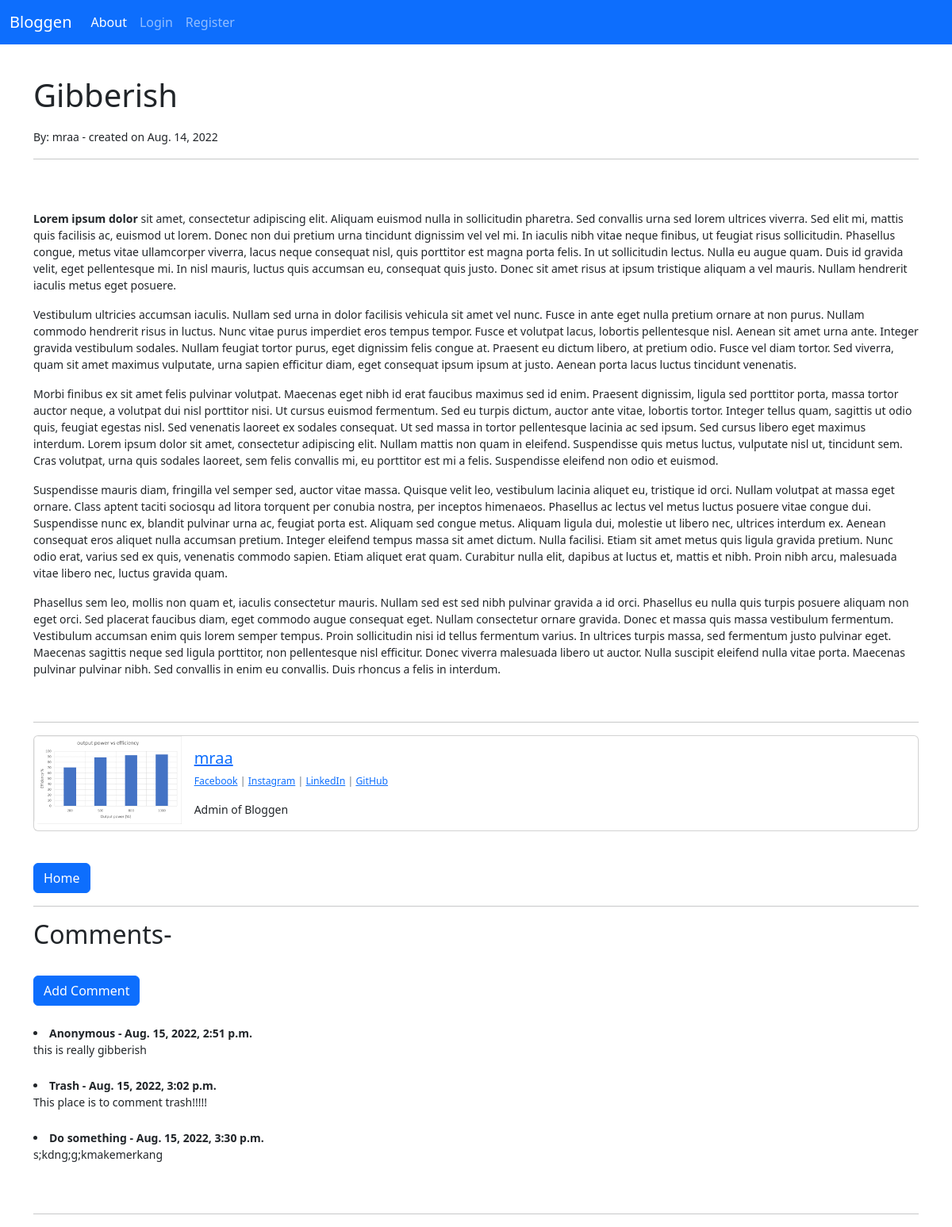
Page /article/6 on the committed database.
### myblog/models.py (models this page shows, shortened)
class Post(models.Model):
    title = models.CharField(max_length=255)
    header_image = models.ImageField(null = True, blank=True, upload_to="images/")
    author = models.ForeignKey(User, on_delete=models.CASCADE)
    body = RichTextField(blank=True, null=True)
    post_date = models.DateField(auto_now_add=True)
    category = models.CharField(max_length=255)
    snippet = models.CharField(max_length=255)
    likes= models.ManyToManyField(User, related_name='blogPosts', default=0)
    def total_likes(self):
        return self.likes.count()

class Profile(models.Model):
    user = models.OneToOneField(User, null=True, on_delete=models.CASCADE)
    bio = models.TextField()
    profile_pic = models.ImageField(null=True, blank=True, upload_to="images/profile")
    website_url= models.CharField(max_length=255, null=True, blank=True)
    facebook_url= models.CharField(max_length=255, null=True, blank=True)
    instagram_url= models.CharField(max_length=255, null=True, blank=True)
    linkedin_url= models.CharField(max_length=255, null=True, blank=True)
    github_url= models.CharField(max_length=255, null=True, blank=True)
    twitter_url= models.CharField(max_length=255, null=True, blank=True)
    pinterest_url= models.CharField(max_length=255, null=True, blank=True)

class Comment(models.Model):
    post = models.ForeignKey(Post,related_name= "comments", on_delete=models.CASCADE)
    name = models.CharField(max_length=255)
    body = models.TextField()
    date_added = models.DateTimeField(auto_now_add=True)

### myblog/views.py (the view)
# urls.py: path('article/<int:pk>', Article.as_view(), name="articleDetail"),
class Article(DetailView):
    model = Post
    template_name = 'articleDetail.html'
    def get_context_data(self, **kwargs):
        context = super(Article, self).get_context_data(**kwargs)
        like = get_object_or_404(Post, id= self.kwargs['pk'])
        total_likes = like.total_likes()
        liked = False
        if like.likes.filter(id=self.request.user.id).exists():
            liked = True
        context["total_likes"] = total_likes
        context["liked"] = liked
        return context

### myblog/templates/articleDetail.html (shortened to what this page needs)
{% extends 'base.html' %}
{% load static %}
{% block content %}
<!DOCTYPE html>
<html lang="en">
<head>
</head>
<body>
    <p><h1>{{ post.title }}</h1></p>
    <small>By: {{ post.author }} - created on {{post.post_date}}
    <hr>
    <br/>
    <br/>
    {{ post.body | safe}}
    <br/><hr>
    <div class="card mb-3">
      <div class="row g-0">
        <div class="col-md-2">
          {% if post.author.profile.profile_pic %}
              <img src="{{post.author.profile.profile_pic.url}}"
               class="img-fluid rounded-start">
          {% else %}
              <img src="{% static 'myblog/images/default_profile_pic.png' %}"
              class="img-fluid rounded-start">
          {% endif %}
      </div>
        <div class="col-md-10">
          <div class="card-body">
            <h5 class="card-title"><a href="{% url 'profile_page' post.author.profile.id %}">{{post.author.username}}</a></h5>
            <p class="small text-muted">
              {% if post.author.profile.facebook_url %}
               <a href="{{post.author.profile.facebook_url}}">Facebook</a>
              {% endif %}
              {% if post.author.profile.instagram_url %}
               | <a href="{{post.author.profile.instagram_url}}">Instagram</a>
              {% endif %}
              {% if post.author.profile.linkedin_url %}
               | <a href="{{post.author.profile.linkedin_url}}">LinkedIn</a>
              {% endif %}
              {% if post.author.profile.github_url %}
               | <a href="{{post.author.profile.github_url}}">GitHub</a>
              {% endif %}
            </p>
            <p class="card-text">{{post.author.profile.bio}}</p>
          </div>
        </div>
      </div>
    </div>
  <br/>
  <a class = "btn btn-primary" href = "{% url 'home' %}">Home</a>
    <hr>
    <h2>Comments-</h2><br/>
    {% if not post.comments.all %}
        No Comments yet... <br/><a href="{% url 'add_comment' post.pk%}" class="btn btn-primary">Comment</a>
    {% else %}
    <a href="{% url 'add_comment' post.pk%}" class="btn btn-primary">Add Comment</a><br/><br/>
        {% for comment in post.comments.all %}
          <li>
          <strong>
            {{ comment.name }} - {{ comment.date_added }}
          </strong>
          <br/>
          {{ comment.body }}
          </li>
          <br/>
        {% endfor %}
    {% endif %}
    <br/><hr>
</body>
</html>
{% endblock %}

### myblog/templates/base.html (shortened to what this page needs)
<!doctype html>
<html lang="en">
  <head>
    <link href="https://cdn.jsdelivr.net/npm/bootstrap@5.2.0/dist/css/bootstrap.min.css" rel="stylesheet">
  </head>
  <body>
    <nav class="navbar navbar-expand-lg navbar-dark bg-primary">
        <div class="container-fluid">
          <a class="navbar-brand" href="{% url 'home' %}">Bloggen</a>
          <div class="collapse navbar-collapse" id="navbarSupportedContent">
            <ul class="navbar-nav me-auto mb-2 mb-lg-0">
              <li class="nav-item">
                <a class="nav-link active" aria-current="page" href="about/">About</a>
              </li>
              {% if user.is_authenticated %}
                <li class="nav-item">
                  <a class="nav-link" href="{% url 'add_post' %}">Add Post</a>
                </li>
                <li class="nav-item">
                  <a class="nav-link" href="{% url 'category' %}">Categories</a>
                </li>
              {% else %}
                <li class="nav-item">
                  <a class="nav-link" href="{% url 'login' %}">Login</a>
                </li>
                <li class="nav-item">
                  <a class="nav-link" href="{% url 'register' %}">Register</a>
                </li>
              {% endif %}
            </ul>
          </div>
        </div>
      </nav>
    <br/>
    <div class="container">
        {% block content %}
        {% endblock %}
    </div>
  </body>
</html>

### rows in the picture
Post: title "Gibberish", author "mraa", post_date "Aug. 14, 2022", body "Lorem ipsum dolor sit amet, consectetur adipiscing elit. Aliquam euismod nulla in sollicitudin pharetra. Sed convallis urna sed lorem ultrices viverra. Sed elit mi, mattis quis facilisis ac, euismod ut lorem. Donec non dui pretium urna tincidunt dignissim vel vel mi. In iaculis nibh vitae neque finibus, ut feugiat risus sollicitudin. Phasellus congue, metus vitae ullamcorper viverra, lacus neque consequat nisl, quis porttitor est magna porta felis. In ut sollicitudin lectus. Nulla eu augue quam. Duis id gravida velit, eget pellentesque mi. In nisl mauris, luctus quis accumsan eu, consequat quis justo. Donec sit amet risus at ipsum tristique aliquam a vel mauris. Nullam hendrerit iaculis…", author.profile.profile_pic (picture), author.username "mraa", author.profile.bio "Admin of Bloggen"
Comment: name "Anonymous", date_added "Aug. 15, 2022, 2:51 p.m.", body "this is really gibberish"
Comment: name "Trash", date_added "Aug. 15, 2022, 3:02 p.m.", body "This place is to comment trash!!!!!"
Comment: name "Do something", date_added "Aug. 15, 2022, 3:30 p.m.", body "s;kdng;g;kmakemerkang"
